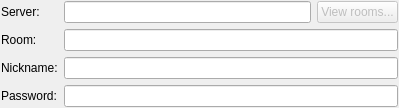
<?xml version="1.0" encoding="UTF-8"?>
<ui version="4.0">
 <class>JoinGroupchatWidget</class>
 <widget class="QWidget" name="JoinGroupchatWidget">
  <property name="geometry">
   <rect>
    <x>0</x>
    <y>0</y>
    <width>399</width>
    <height>108</height>
   </rect>
  </property>
  <property name="windowTitle">
   <string/>
  </property>
  <layout class="QFormLayout" name="formLayout">
   <property name="fieldGrowthPolicy">
    <enum>QFormLayout::AllNonFixedFieldsGrow</enum>
   </property>
   <property name="margin">
    <number>1</number>
   </property>
   <item row="0" column="0">
    <widget class="QLabel" name="label">
     <property name="text">
      <string>Server:</string>
     </property>
     <property name="buddy">
      <cstring>Server_</cstring>
     </property>
    </widget>
   </item>
   <item row="0" column="1">
    <layout class="QHBoxLayout" name="horizontalLayout">
     <item>
      <widget class="QLineEdit" name="Server_">
       <property name="text">
        <string notr="true"/>
       </property>
      </widget>
     </item>
     <item>
      <widget class="QPushButton" name="ViewRooms_">
       <property name="enabled">
        <bool>false</bool>
       </property>
       <property name="text">
        <string>View rooms...</string>
       </property>
      </widget>
     </item>
    </layout>
   </item>
   <item row="1" column="0">
    <widget class="QLabel" name="label_2">
     <property name="text">
      <string>Room:</string>
     </property>
     <property name="buddy">
      <cstring>Room_</cstring>
     </property>
    </widget>
   </item>
   <item row="1" column="1">
    <widget class="QLineEdit" name="Room_">
     <property name="text">
      <string notr="true"/>
     </property>
    </widget>
   </item>
   <item row="2" column="0">
    <widget class="QLabel" name="label_3">
     <property name="text">
      <string>Nickname:</string>
     </property>
     <property name="buddy">
      <cstring>Nickname_</cstring>
     </property>
    </widget>
   </item>
   <item row="2" column="1">
    <widget class="QLineEdit" name="Nickname_"/>
   </item>
   <item row="3" column="0">
    <widget class="QLabel" name="label_4">
     <property name="text">
      <string>Password:</string>
     </property>
    </widget>
   </item>
   <item row="3" column="1">
    <widget class="QLineEdit" name="Password_"/>
   </item>
  </layout>
 </widget>
 <tabstops>
  <tabstop>Server_</tabstop>
  <tabstop>Room_</tabstop>
  <tabstop>Nickname_</tabstop>
  <tabstop>ViewRooms_</tabstop>
 </tabstops>
 <resources/>
 <connections/>
</ui>
